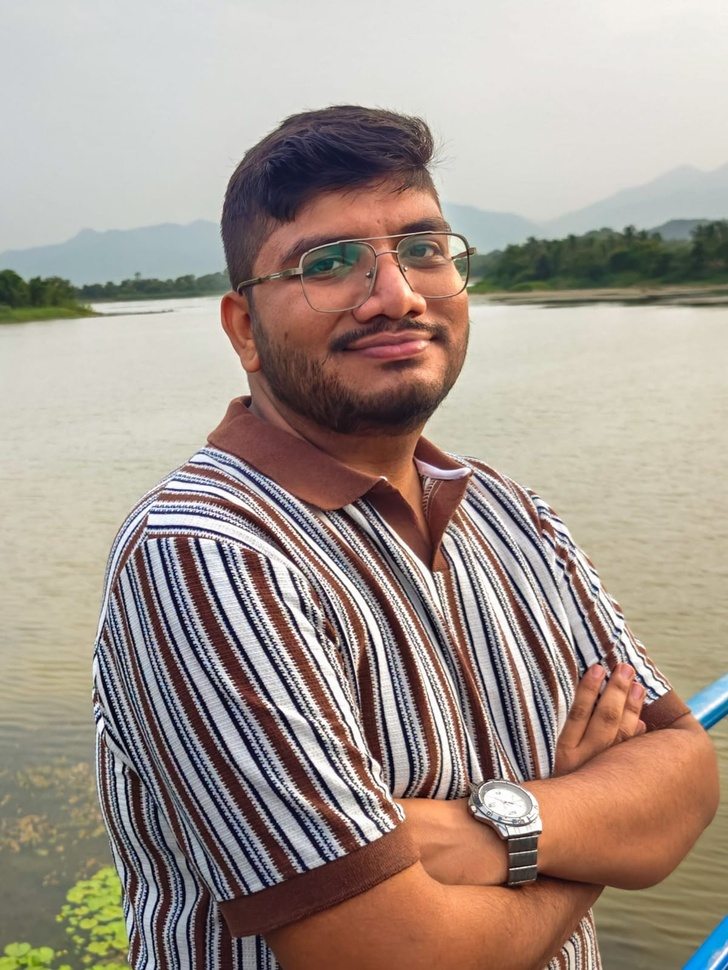
#> input picture source-photo.jpg.jpeg, 728 x 970 px, shrunk from 1200 x 1599 before the run
$ python prep_photo.py
#> lines starting #> are read from the running program, lines starting #| are printed output that depends on the picture; after the words box and inside, x2 and y2 are one past the last pixel; in counts of white or black regions, pixels touching at a corner belong together
"""Prepare source photo for clean, high-fidelity ASCII portrait generation."""

from __future__ import annotations

from pathlib import Path
import numpy as np
from PIL import Image, ImageFilter, ImageOps, ImageEnhance

ROOT = Path(__file__).resolve().parents[1]
SOURCE_PATH = ROOT / "source-photo.jpg"
SOURCE_CANDIDATES = (
    SOURCE_PATH,
    ROOT / "source-photo.jpg.jpeg",
    ROOT / "source-photo.jpeg",
    ROOT / "source-photo.png",
)
PREPPED_PATH = ROOT / "source-photo-prepped.png"


def find_source_photo() -> Path | None:
    """Return the first supported source photo path without modifying it."""
    for candidate in SOURCE_CANDIDATES:
        if candidate.exists():
            return candidate
    return None


def prepare_photo(source: Path | None = None, output: Path = PREPPED_PATH) -> Path | None:
    """Crop, isolate subject from background, and enhance facial features."""
    source = source or find_source_photo()
    if source is None:
        return None

    src = Image.open(source).convert("RGB")
#> src is the input picture: PIL image 728x970 RGB; mean R, G, B 164.5, 150.7, 141.2
    w, h = src.size
#> w = 728; h = 970

    # Crop tightly centered around head, shoulders, and upper torso
    crop_left = int(w * 0.25)
#> crop_left = 182
    crop_right = int(w * 0.75)
#> crop_right = 546
    crop_top = int(h * 0.05)
#> crop_top = 48
    crop_bottom = int(h * 0.61)
#> crop_bottom = 591

    crop_img = src.crop((crop_left, crop_top, crop_right, crop_bottom))
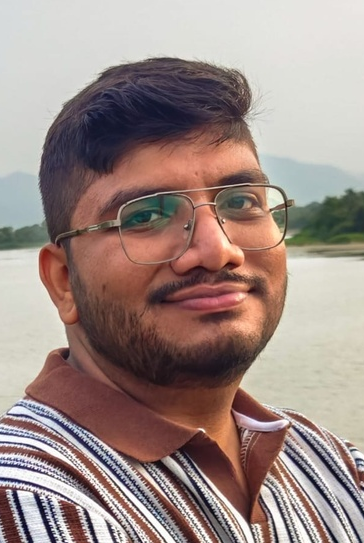
#> crop_img: PIL image 364x543 RGB; mean R, G, B 157.7, 139.3, 133.9
    cw, ch = crop_img.size
#> cw = 364; ch = 543
    rgb = np.array(crop_img, dtype=float)
    gray = np.array(crop_img.convert("L"), dtype=float)
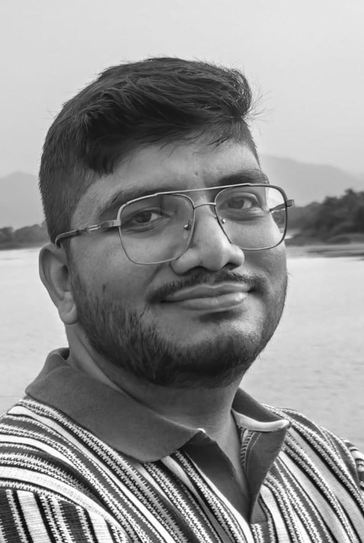
#> gray: shape (543, 364) float64; min 5, max 255, mean 144.2

    Y, X = np.ogrid[:ch, :cw]
#> Y = 543 values from 0 to 542

    # 1. Head ROI
    head_dist = ((X - 0.52 * cw) / (0.27 * cw)) ** 2 + ((Y - 0.26 * ch) / (0.25 * ch)) ** 2
    in_head = head_dist <= 1.0

    # 2. Torso ROI (tailored to actual body silhouette)
    rel_y = np.clip((Y - 0.44 * ch) / (0.56 * ch), 0, 1)
#> rel_y = 543 values from 0 to 0.997
    torso_center = (0.50 - 0.02 * rel_y) * cw
    torso_half_width = (0.26 + 0.13 * rel_y) * cw
#> torso_half_width = 543 values from 94.64 to 141.8
    in_torso = (Y >= 0.44 * ch) & (np.abs(X - torso_center) <= torso_half_width)

    subject_roi = in_head | in_torso

    # 3. Clean background mask
    mask = subject_roi.astype(float)
    bg_like = (gray > 175) & ((Y < 0.42 * ch) | (X > 0.78 * cw) | (X < 0.18 * cw))
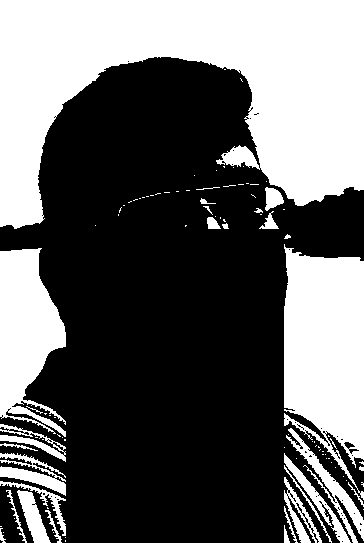
#> bg_like: shape (543, 364) bool; 39.2% white; 100 white regions (72 under 20 px), largest, box (x1, y1, x2, y2) and area: (0, 0, 364, 229) 47081, (284, 244, 364, 500) 14531, (0, 248, 66, 437) 7873
    mask[bg_like] = 0.0
    mask[~subject_roi] = 0.0

    # Smooth the mask boundary with Pillow GaussianBlur for natural edge transitions
    mask_pil = Image.fromarray((mask * 255).astype(np.uint8)).filter(ImageFilter.GaussianBlur(2.0))
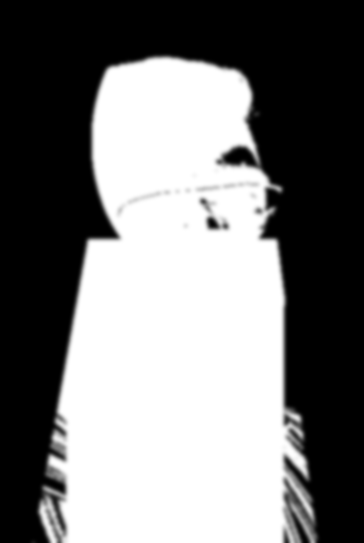
#> mask_pil: PIL image 364x543 L; min 0, max 255, mean 122.4
    mask = np.array(mask_pil, dtype=float) / 255.0
    mask[~subject_roi] = 0.0
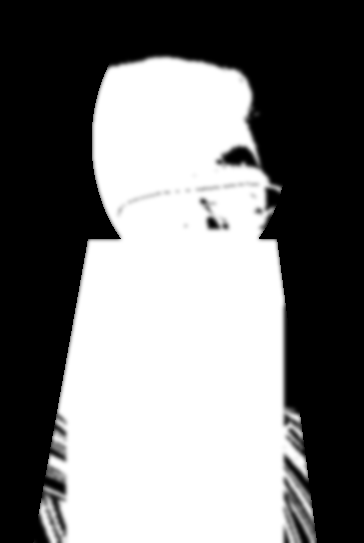
#> mask: shape (543, 364) float64; min 0, max 1, mean 0.478

    # 4. Feature and local contrast enhancement
    gray_pil = Image.fromarray(gray.astype(np.uint8))
    # Unsharp mask to emphasize glasses, eyes, nose, lips, hair, and shirt checks
    sharp_pil = gray_pil.filter(ImageFilter.UnsharpMask(radius=2.0, percent=170, threshold=2))
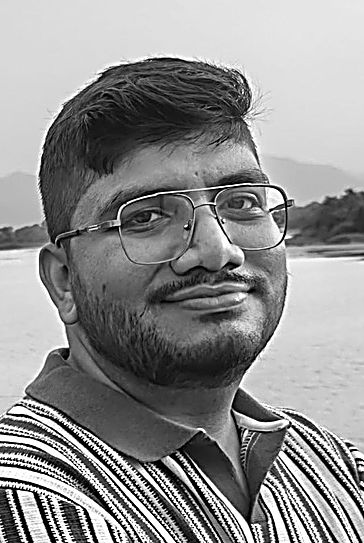
#> sharp_pil: PIL image 364x543 L; min 0, max 255, mean 143
    sharp = np.array(sharp_pil, dtype=float)

    # Normalize subject tones
    subj_pixels = sharp[mask > 0.4]
    if len(subj_pixels) == 0:
        p_low, p_high = 0.0, 255.0
    else:
        p_low = np.percentile(subj_pixels, 2)
#> p_low = 0
        p_high = np.percentile(subj_pixels, 98)
#> p_high = 255
    norm = np.clip((sharp - p_low) / (p_high - p_low + 1e-5) * 255.0, 0, 255)

    # Merge subject onto pure white background (255)
    prepped = norm * mask + 255.0 * (1.0 - mask)
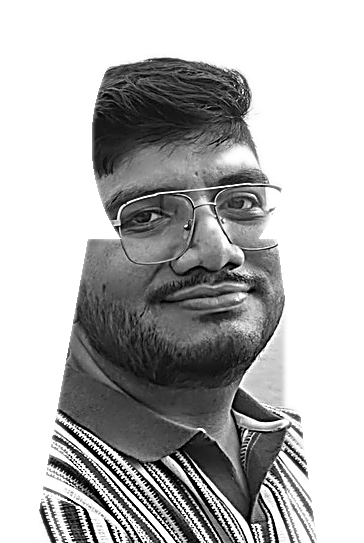
#> prepped: shape (543, 364) float64; min 0, max 255, mean 181.1
    prepped_pil = Image.fromarray(prepped.astype(np.uint8))

    output.parent.mkdir(parents=True, exist_ok=True)
    prepped_pil.save(output)
    return output


def main() -> int:
    result = prepare_photo()
    if result is None:
        print(f"No {SOURCE_PATH.name} found; portrait generator will create a placeholder.")
        return 0
    print(f"Wrote {result}")
    return 0


if __name__ == "__main__":
    raise SystemExit(main())
#> (the program exits here)

$ run again, with assets/profile-photo.jpg copied over source-photo.jpg.jpeg
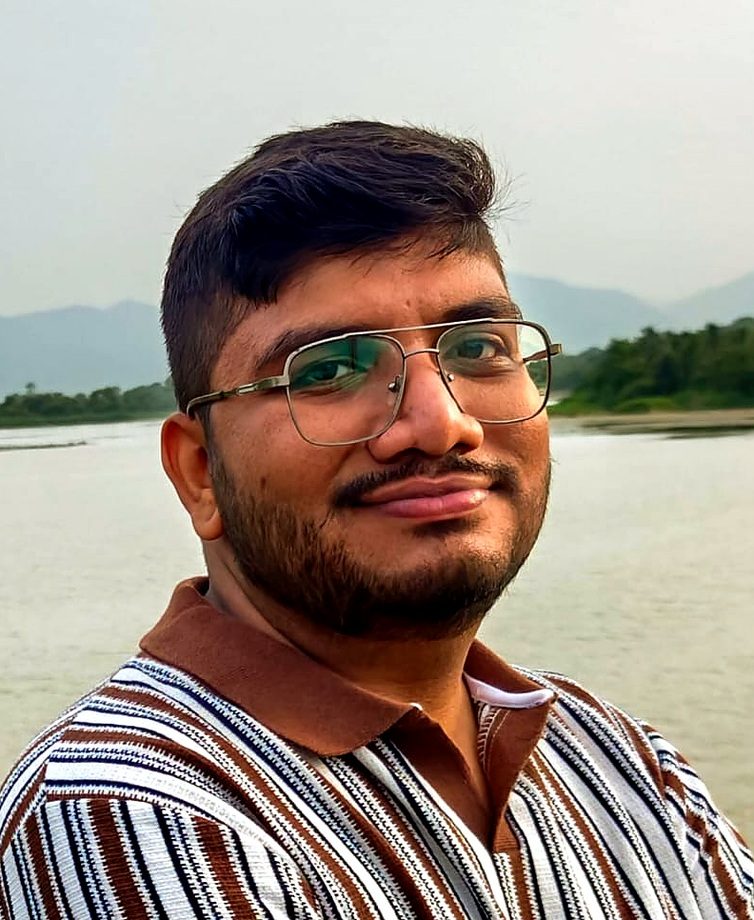
#> input picture assets/profile-photo.jpg, 754 x 920 px
#> in prepare_photo, src is the input picture: PIL image 754x920 RGB; mean R, G, B 159, 146, 135.9
#> in prepare_photo, `bg_like = (gray > 175) & ((Y < 0.42 * ch) | (X > 0.78 * cw) | (X < 0.1..`:
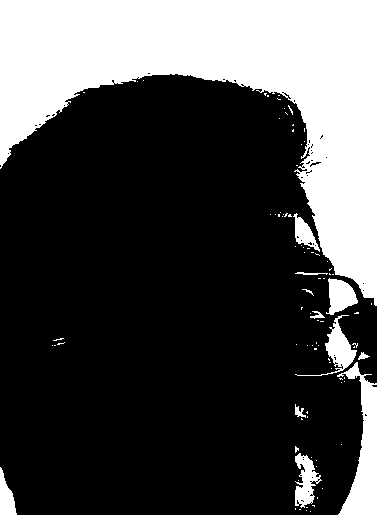
#> bg_like: shape (515, 377) bool; 28.4% white; 92 white regions (80 under 20 px), largest, box (x1, y1, x2, y2) and area: (0, 0, 377, 306) 48345, (337, 362, 377, 515) 2860, (295, 315, 357, 376) 905
#> p_low = 0
#> p_high = 225
#> in prepare_photo, `prepped = norm * mask + 255.0 * (1.0 - mask)`:
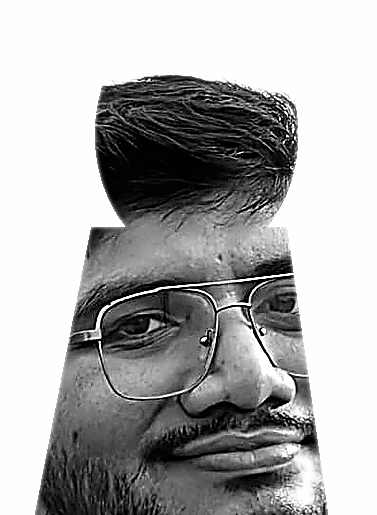
#> prepped: shape (515, 377) float64; min 0, max 255, mean 172.3; drawn with min black and max white
